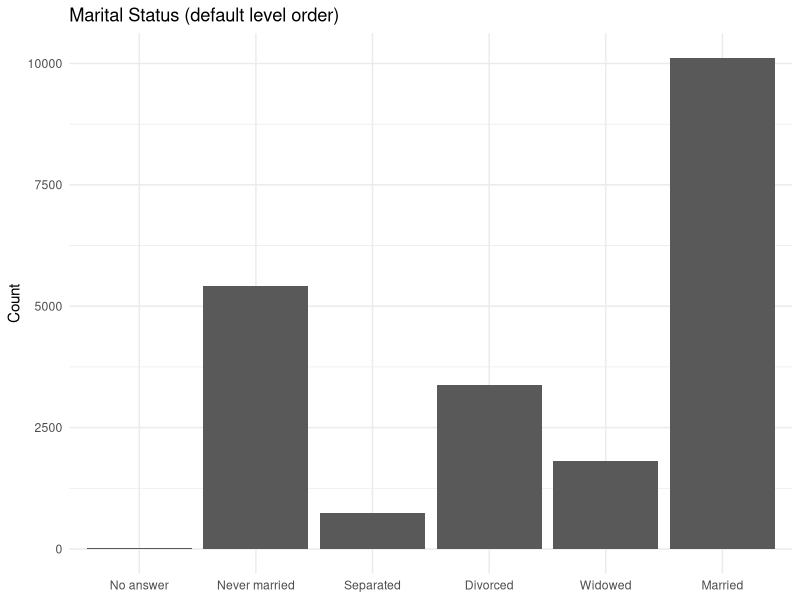
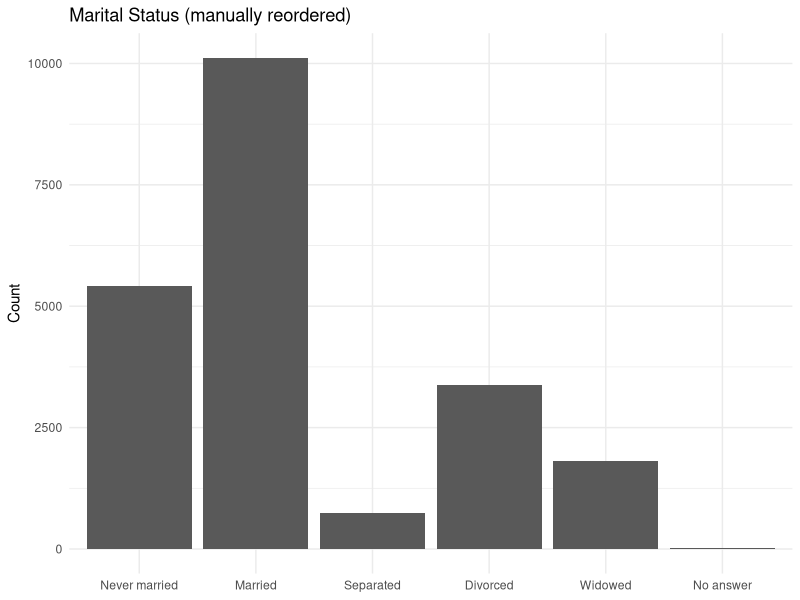
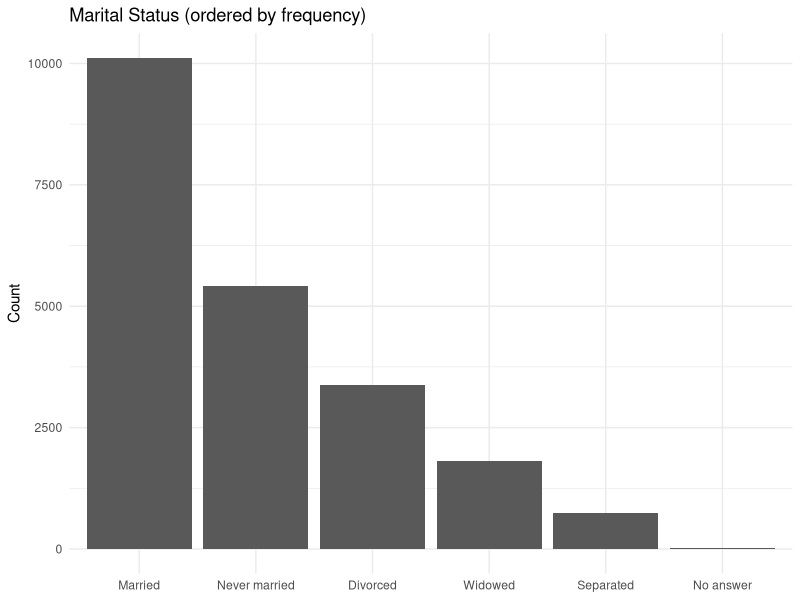
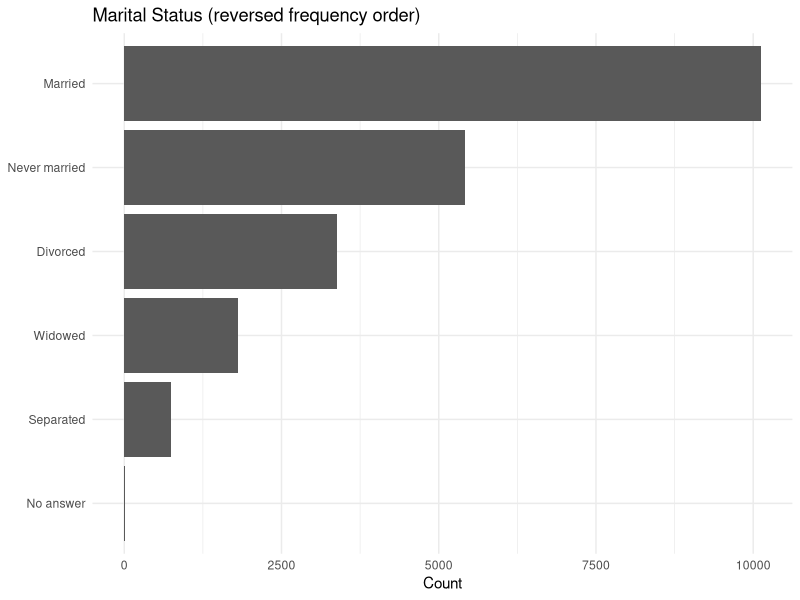
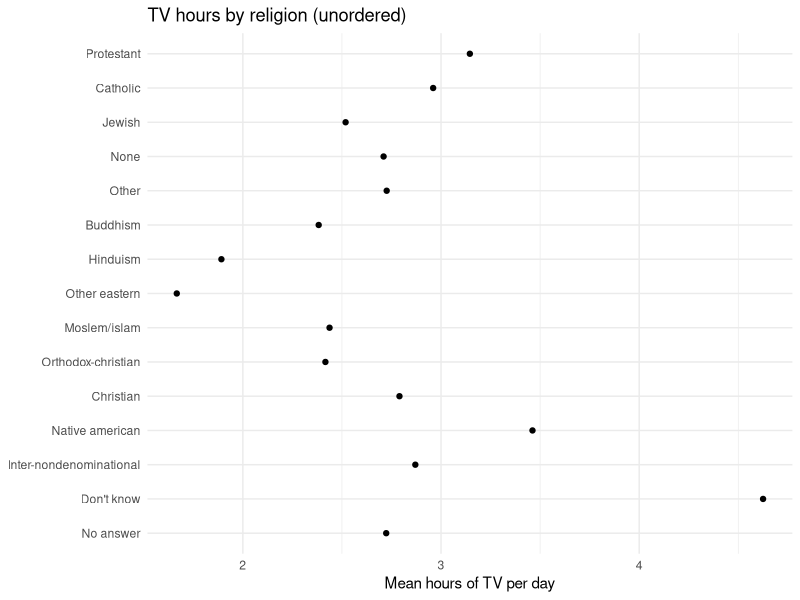
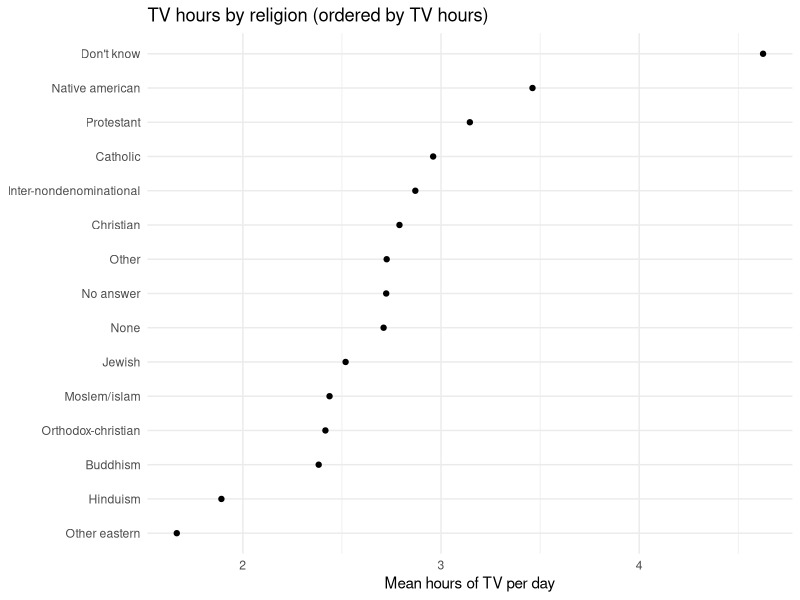
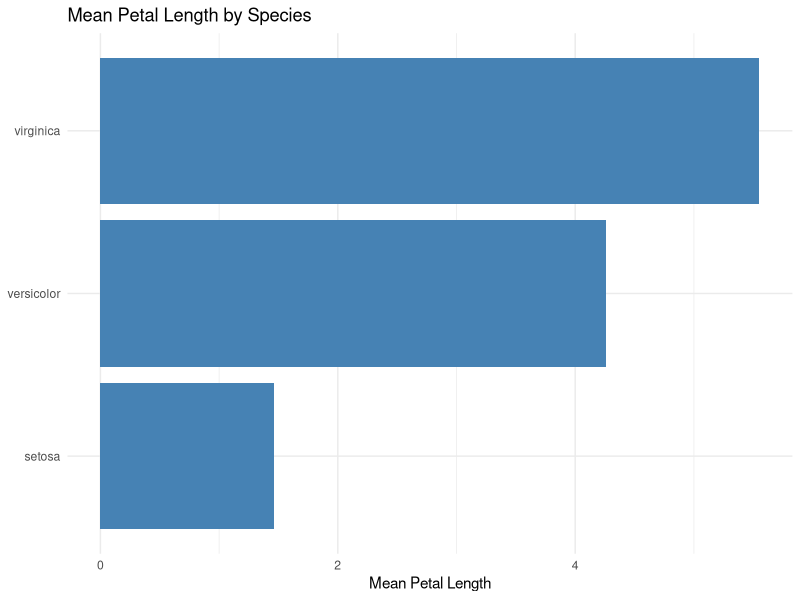
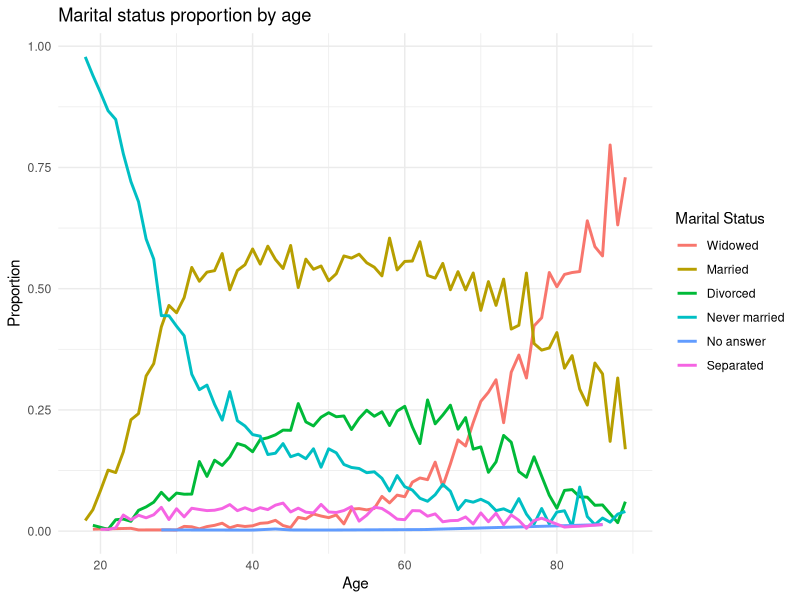

Here is the R script that generated these plots, in order:
## ---- chunk 1
library(tidyverse)
knitr::opts_chunk$set(echo = TRUE, warning = FALSE, message = FALSE)
## ---- chunk 2
# A character vector
char_vec <- c("low", "medium", "high", "low", "high")
class(char_vec)
## ---- chunk 3
# A factor
fac_vec <- factor(c("low", "medium", "high", "low", "high"))
class(fac_vec)
## ---- chunk 4
# The factor has levels
levels(fac_vec)
## ---- chunk 5
# Create a factor with explicit level order
rating <- factor(
  c("good", "excellent", "poor", "good", "excellent"),
  levels = c("poor", "good", "excellent")
)
rating
## ---- chunk 6
levels(rating)
## ---- chunk 7
nlevels(rating)
## ---- chunk 8
# Without specifying levels, order is alphabetical
sizes <- factor(c("S", "M", "L", "XL", "M", "S"))
levels(sizes)
## ---- chunk 9
# Specifying levels sets a meaningful order
sizes_ordered <- factor(
  c("S", "M", "L", "XL", "M", "S"),
  levels = c("S", "M", "L", "XL")
)
levels(sizes_ordered)
## ---- chunk 10
# Using labels to rename levels
gear_factor <- factor(
  mtcars$gear,
  levels = c(3, 4, 5),
  labels = c("Three", "Four", "Five")
)
table(gear_factor)
## ---- chunk 11
# as.factor() uses alphabetical ordering
as.factor(c("banana", "apple", "cherry"))
## ---- chunk 12
# factor() with explicit levels
factor(c("banana", "apple", "cherry"), levels = c("apple", "banana", "cherry"))
## ---- chunk 13
# parse_factor warns about values not in the levels
parse_factor(
  c("low", "medium", "high", "unknown"),
  levels = c("low", "medium", "high")
)
## ---- chunk 14
# Create a factor with all levels defined
all_colors <- factor(
  c("red", "blue"),
  levels = c("red", "blue", "green", "yellow")
)
all_colors
## ---- chunk 15
# All four levels are retained, even though only two are present
levels(all_colors)
## ---- chunk 16
# table() shows counts for all levels, including zeros
table(all_colors)
## ---- chunk 17
glimpse(gss_cat)
## ---- chunk 18
levels(gss_cat$marital)
## ---- chunk 19
nlevels(gss_cat$marital)
## ---- chunk 20
levels(gss_cat$race)
## ---- chunk 21
fct_count(gss_cat$marital)
## ---- chunk 22
# Sort by frequency
fct_count(gss_cat$marital, sort = TRUE)
## ---- chunk 23
fct_unique(gss_cat$race)
## ---- chunk 24
table(gss_cat$race)
## ---- chunk 25
# Cross-tabulation of two factor variables
table(gss_cat$race, gss_cat$marital)
## ---- chunk 26
# Default level order of marital status
levels(gss_cat$marital)
## ---- chunk 27
# Move "Never married" to the first position
gss_cat |>
  mutate(marital = fct_relevel(marital, "Never married")) |>
  pull(marital) |>
  levels()
## ---- chunk 28
# Move "Married" to the second position
gss_cat |>
  mutate(marital = fct_relevel(marital, "Married", after = 1)) |>
  pull(marital) |>
  levels()
## ---- chunk 29
# Move "Widowed" to the end
gss_cat |>
  mutate(marital = fct_relevel(marital, "Widowed", after = Inf)) |>
  pull(marital) |>
  levels()
## ---- chunk 30
gss_cat |>
  ggplot(aes(x = marital)) +
  geom_bar() +
  labs(title = "Marital Status (default level order)", x = NULL, y = "Count") +
  theme_minimal()
## ---- chunk 31
gss_cat |>
  mutate(marital = fct_relevel(marital,
    "Never married", "Married", "Separated",
    "Divorced", "Widowed", "No answer")) |>
  ggplot(aes(x = marital)) +
  geom_bar() +
  labs(title = "Marital Status (manually reordered)", x = NULL, y = "Count") +
  theme_minimal()
## ---- chunk 32
gss_cat |>
  mutate(marital = fct_infreq(marital)) |>
  ggplot(aes(x = marital)) +
  geom_bar() +
  labs(title = "Marital Status (ordered by frequency)", x = NULL, y = "Count") +
  theme_minimal()
## ---- chunk 33
gss_cat |>
  mutate(marital = fct_rev(fct_infreq(marital))) |>
  ggplot(aes(y = marital)) +
  geom_bar() +
  labs(title = "Marital Status (reversed frequency order)", x = "Count", y = NULL) +
  theme_minimal()
## ---- chunk 34
relig_summary <- gss_cat |>
  group_by(relig) |>
  summarize(
    tvhours = mean(tvhours, na.rm = TRUE),
    n = n()
  )

# Without reordering
ggplot(relig_summary, aes(x = tvhours, y = relig)) +
  geom_point() +
  labs(title = "TV hours by religion (unordered)", x = "Mean hours of TV per day", y = NULL) +
  theme_minimal()
## ---- chunk 35
# With fct_reorder --- much easier to read
ggplot(relig_summary, aes(x = tvhours, y = fct_reorder(relig, tvhours))) +
  geom_point() +
  labs(title = "TV hours by religion (ordered by TV hours)",
       x = "Mean hours of TV per day", y = NULL) +
  theme_minimal()
## ---- chunk 36
iris |>
  group_by(Species) |>
  summarize(mean_petal = mean(Petal.Length)) |>
  ggplot(aes(x = mean_petal, y = fct_reorder(Species, mean_petal))) +
  geom_col(fill = "steelblue") +
  labs(title = "Mean Petal Length by Species", x = "Mean Petal Length", y = NULL) +
  theme_minimal()
## ---- chunk 37
by_age <- gss_cat |>
  filter(!is.na(age)) |>
  count(age, marital) |>
  group_by(age) |>
  mutate(prop = n / sum(n))

ggplot(by_age, aes(x = age, y = prop, color = fct_reorder2(marital, age, prop))) +
  geom_line(linewidth = 1) +
  labs(title = "Marital status proportion by age",
       x = "Age", y = "Proportion", color = "Marital Status") +
  theme_minimal()
## ---- chunk 38
months_data <- c("Jan", "Mar", "Jan", "Feb", "Mar", "Feb")
fct_inorder(months_data)
## ---- chunk 39
days <- factor(c("Mon", "Tue", "Wed", "Thu", "Fri"),
               levels = c("Mon", "Tue", "Wed", "Thu", "Fri"))
levels(days)
## ---- chunk 40
# Shift levels left by 2 positions
levels(fct_shift(days, n = 2))
## ---- chunk 41
gss_cat |>
  mutate(partyid = fct_recode(partyid,
    "Republican (strong)"    = "Strong republican",
    "Republican (weak)"      = "Not str republican",
    "Independent (near rep)" = "Ind,near rep",
    "Independent (near dem)" = "Ind,near dem",
    "Democrat (weak)"        = "Not str democrat",
    "Democrat (strong)"      = "Strong democrat"
  )) |>
  count(partyid)
## ---- chunk 42
gss_cat |>
  mutate(partyid = fct_collapse(partyid,
    "Other"       = c("No answer", "Don't know", "Other party"),
    "Republican"  = c("Strong republican", "Not str republican"),
    "Independent" = c("Ind,near rep", "Independent", "Ind,near dem"),
    "Democrat"    = c("Not str democrat", "Strong democrat")
  )) |>
  count(partyid)
## ---- chunk 43
# Keep the 4 most common religions, lump the rest into "Other"
gss_cat |>
  mutate(relig = fct_lump_n(relig, n = 4)) |>
  count(relig, sort = TRUE)
## ---- chunk 44
# Keep religions that represent at least 10% of respondents
gss_cat |>
  mutate(relig = fct_lump_prop(relig, prop = 0.10)) |>
  count(relig, sort = TRUE)
## ---- chunk 45
# Keep religions with at least 2000 respondents
gss_cat |>
  mutate(relig = fct_lump_min(relig, min = 2000)) |>
  count(relig, sort = TRUE)
## ---- chunk 46
gss_cat |>
  mutate(relig = fct_lump_lowfreq(relig)) |>
  count(relig, sort = TRUE)
## ---- chunk 47
# Keep only "Married" and "Never married", lump everything else
gss_cat |>
  mutate(marital = fct_other(marital, keep = c("Married", "Never married"))) |>
  count(marital)
## ---- chunk 48
# Drop "No answer" into "Other", keep everything else
gss_cat |>
  mutate(marital = fct_other(marital, drop = "No answer")) |>
  count(marital)
## ---- chunk 49
# The iris Species factor has 3 levels
levels(iris$Species)
## ---- chunk 50
# Add a hypothetical fourth species
iris_expanded <- iris |>
  mutate(Species = fct_expand(Species, "unknown"))
levels(iris_expanded$Species)
## ---- chunk 51
# table() now shows the empty level
table(iris_expanded$Species)
## ---- chunk 52
# Filter iris to only setosa, but the factor still has all three levels
setosa_only <- iris |> filter(Species == "setosa")
levels(setosa_only$Species)
## ---- chunk 53
# Drop unused levels
setosa_only |>
  mutate(Species = fct_drop(Species)) |>
  pull(Species) |>
  levels()
## ---- chunk 54
# Create a factor with some NAs
responses <- factor(c("yes", "no", NA, "yes", NA, "no"))
responses
## ---- chunk 55
# Convert NAs to an explicit level
fct_na_value_to_level(responses, level = "No Response")
## ---- chunk 56
# Convert the explicit level back to NA
responses_with_level <- fct_na_value_to_level(responses, level = "No Response")
fct_na_level_to_value(responses_with_level, extra_levels = "No Response")
## ---- chunk 57
gss_cat |>
  filter(!is.na(rincome), rincome != "Not applicable") |>
  mutate(rincome = fct_infreq(rincome)) |>
  ggplot(aes(y = rincome)) +
  geom_bar(fill = "steelblue") +
  labs(title = "Reported Income (ordered by frequency)",
       x = "Count", y = NULL) +
  theme_minimal()
## ---- chunk 58
gss_cat |>
  filter(!is.na(rincome), rincome != "Not applicable") |>
  ggplot(aes(y = rincome)) +
  geom_bar(fill = "darkorange") +
  labs(title = "Reported Income (natural order)",
       x = "Count", y = NULL) +
  theme_minimal()
## ---- chunk 59
gss_cat |>
  count(denom) |>
  ggplot(aes(x = n, y = denom)) +
  geom_point() +
  labs(title = "Denomination (all levels --- hard to read)",
       x = "Count", y = NULL) +
  theme_minimal()
## ---- chunk 60
gss_cat |>
  mutate(denom = fct_lump_n(denom, n = 8)) |>
  count(denom) |>
  mutate(denom = fct_reorder(denom, n)) |>
  ggplot(aes(x = n, y = denom)) +
  geom_point(size = 3, color = "steelblue") +
  labs(title = "Denomination (top 8, rest lumped into Other)",
       x = "Count", y = NULL) +
  theme_minimal()
## ---- chunk 61
gss_cat |>
  filter(!is.na(age)) |>
  mutate(marital = fct_lump_n(marital, n = 4)) |>
  count(age, marital) |>
  group_by(age) |>
  mutate(prop = n / sum(n)) |>
  ungroup() |>
  ggplot(aes(x = age, y = prop, color = fct_reorder2(marital, age, prop))) +
  geom_line(linewidth = 1) +
  scale_color_brewer(palette = "Set1") +
  labs(title = "Marital Status by Age",
       x = "Age", y = "Proportion", color = "Status") +
  theme_minimal()
## ---- chunk 62
gss_cat |>
  mutate(party = fct_collapse(partyid,
    "Republican"  = c("Strong republican", "Not str republican"),
    "Independent" = c("Ind,near rep", "Independent", "Ind,near dem"),
    "Democrat"    = c("Not str democrat", "Strong democrat"),
    "Other"       = c("No answer", "Don't know", "Other party")
  )) |>
  mutate(party = fct_infreq(party)) |>
  ggplot(aes(x = party, fill = party)) +
  geom_bar(show.legend = FALSE) +
  scale_fill_manual(values = c(
    "Democrat" = "blue", "Independent" = "gray50",
    "Republican" = "red", "Other" = "gray80"
  )) +
  labs(title = "Political Affiliation (collapsed categories)",
       x = NULL, y = "Count") +
  theme_minimal()
## ---- chunk 63
mtcars |>
  mutate(
    cyl = factor(cyl),
    transmission = factor(am, levels = c(0, 1), labels = c("Automatic", "Manual"))
  ) |>
  group_by(cyl, transmission) |>
  summarize(mean_mpg = mean(mpg), .groups = "drop") |>
  ggplot(aes(x = cyl, y = mean_mpg, fill = transmission)) +
  geom_col(position = "dodge") +
  scale_fill_brewer(palette = "Set2") +
  labs(title = "Mean MPG by Cylinders and Transmission",
       x = "Number of Cylinders", y = "Mean MPG", fill = "Transmission") +
  theme_minimal()
## ---- chunk 64
# Create a subset with only some species
iris_subset <- iris |>
  filter(Species != "versicolor")

# Without .drop = FALSE, the versicolor bar disappears
ggplot(iris_subset, aes(x = Species)) +
  geom_bar(fill = "steelblue") +
  scale_x_discrete(drop = FALSE) +
  labs(title = "Iris species counts (empty level shown)",
       x = NULL, y = "Count") +
  theme_minimal()
